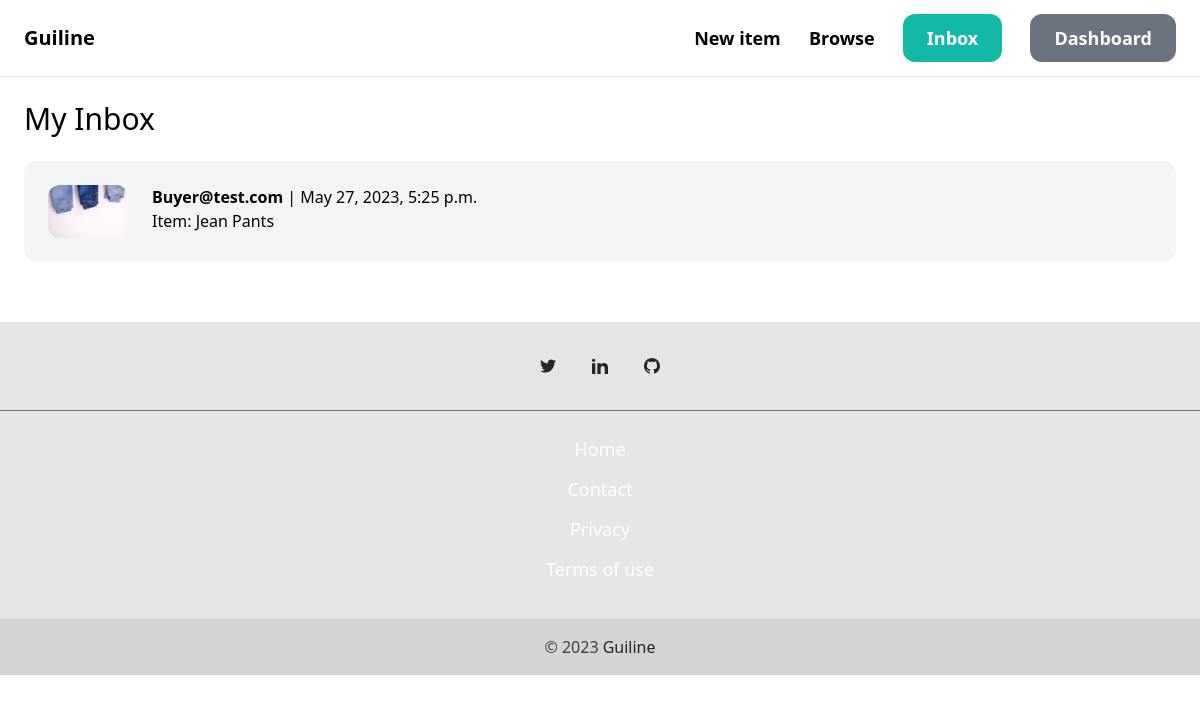
The page /inbox/me/ (signed in) on the database its author committed.
### conversation/models.py (models this page shows)
class Conversation(models.Model):
    item = models.ForeignKey(Item, related_name='conversations', on_delete=models.CASCADE)
    members = models.ManyToManyField(User, related_name='conversations')
    created_at = models.DateTimeField(auto_now_add=True)
    updated_at = models.DateTimeField(auto_now=True)
    class Meta:
        ordering = ('-updated_at',)

### item/models.py (models this page shows, shortened)
class Item(models.Model):
    category = models.ForeignKey(Category, related_name="items", on_delete=models.CASCADE)
    name = models.CharField(max_length=255)
    description = models.TextField(blank=True, null=True)
    price = models.FloatField()
    image = models.ImageField(upload_to="item_images", blank=True, null=True)
    is_sold = models.BooleanField(default=False)
    created_by = models.ForeignKey(User, related_name="items", on_delete=models.CASCADE)
    created_at = models.DateField(auto_now_add=True)

### conversation/views.py (the view)
# urls.py: path('me/', views.inbox, name='inbox'),
@login_required
def inbox(request):
    conversations = Conversation.objects.filter(members__in=[request.user.id])
    context = {
        'conversations': conversations
    }
    return render(request, 'conversation/inbox.html', context)

### conversation/templates/conversation/inbox.html (shortened to what this page needs)
{% extends "core/base.html" %}
{% block content %}
    <h1 class="mb-6 text-3xl">My Inbox</h1>
    <div class="space-y-6">
        {% for conversation  in conversations %}
            <a href="{% url 'conversation:detail' conversation.id %}">
                <div class="p-6 flex bg-gray-100 rounded-xl">
                    <div class="pr-6">
                        <img src="{{ conversation.item.image.url }}" alt="" class="w-20 rounded-xl">
                    </div>
                    <div>
                        {% for member in conversation.members.all %}
                            {% if member != request.user %}
                                <dp class="mb-4">
                                    <strong>{{ member.username }}</strong> | {{ conversation.updated_at}} <br>
                                </dp>
                                <h2>Item: {{ conversation.item.name }}</h2>
                            {% endif %}
                        {% endfor %}
                    </div>
                </div>
            </a>
        {% endfor %}
    </div>
{% endblock %}

### rows shown on the page
Conversation: item.image (picture), updated_at "May 27, 2023, 5:25 p.m.", item.name "Jean Pants"

### other values the page prints
{{ member.username }} "Buyer@test.com"
